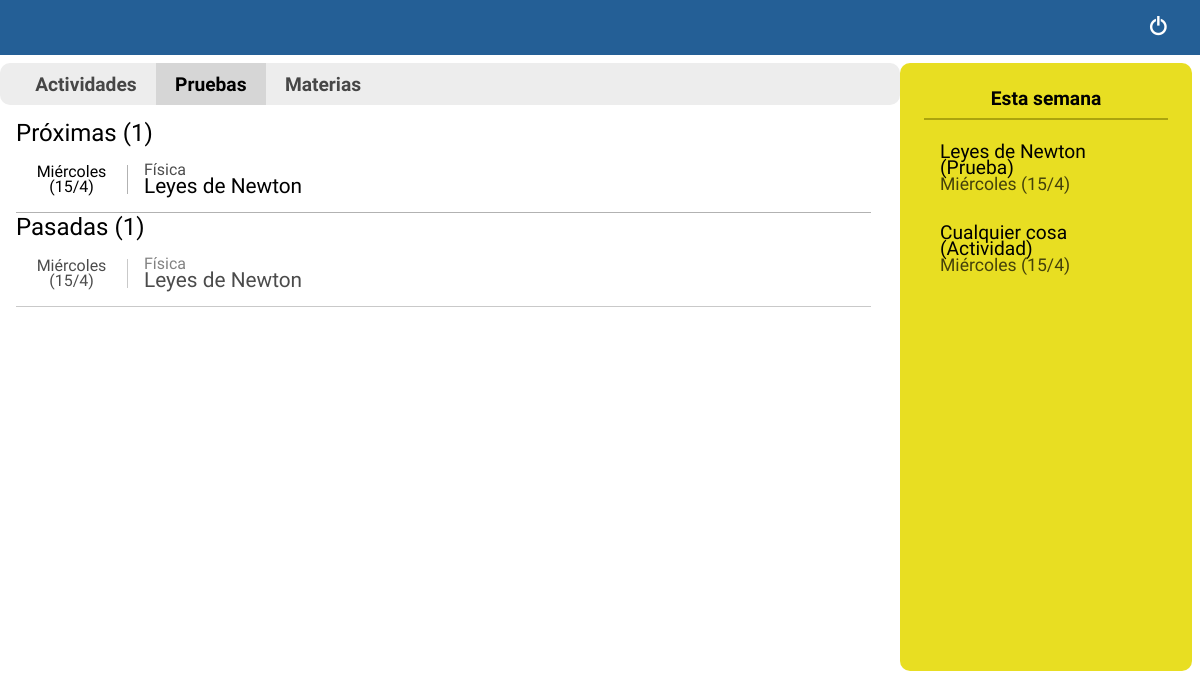
The page /tests/ on the database its author committed.
### task/models.py (models this page shows, shortened)
class Task(models.Model):
    title = models.CharField(max_length=50)
    time = models.DateField(blank=True, null=True)
    description = models.TextField(blank=True, null=True, max_length=1000)
    type_task = models.CharField(max_length=20)
    subject = models.ForeignKey(Subject, blank=True, null=True, on_delete=models.CASCADE)

class Subject(models.Model):
    name = models.CharField(max_length=70)
    color = models.CharField(max_length=7)
    teacher = models.CharField(max_length=50)
    schedule = models.FileField(null=True, blank=True, upload_to='media/')
    days = models.CharField(max_length=100, default='none')

### task/views.py (the view)
# urls.py: path('tests/', views_task.TestsListView.as_view(), name='tests'),
class TestsListView(ListView):
    template_name='task/tasks.html'
    model=Task
    def get_queryset(self):
        return Task.objects.filter(type_task='test', time__gte=datetime.datetime.now()).order_by('-time')
    def get_context_data(self, **kwargs):
        context = super().get_context_data(**kwargs)
        date = datetime.date.today()
        start_week = date - datetime.timedelta(date.weekday())
        end_week = start_week + datetime.timedelta(7)
        context["week"] = Task.objects.filter(time__range=[start_week, end_week])
        context['task_dones'] = Task.objects.filter(type_task='test', time__lte=datetime.datetime.now()).order_by('-time')
        context['q_dones'] = len(context['task_dones'])
        context['q_undones'] = len(self.get_queryset())
        context['type_task'] = 'test'
        return context

### templates/task/tasks.html (shortened to what this page needs)
{% extends 'task/reminders.html' %}
{% load static %}
{% block link1 %}{% static "css/tasks.css" %}{% endblock link1 %}
{% block main %}
    <div class="task-container">
        <div class="task-undones">
        {% if type_task == 'task' %}
            <h2 class='task-undones-title'>Pendientes (<span class='undones-length'>{{q_undones}}</span>)</h2>
        {% else %}
            <h2 class='task-undones-title'>Próximas (<span class='undones-length'>{{q_undones}}</span>)</h2>
        {% endif %}
        {% if object_list %}
            {% for task in object_list %}
                <div class="task">
                    <a href="{% url 'detail_task' task.id %}" class='link'></a>
                    <div class="task-left">
                        <div class="task-date">
                            <div class="task-day">{{task.time|date:'l'}}</div>
                            <div class="task-daymonth">({{task.time|date:'j/n' }})</div>
                        </div>
                        <div class="task-info">
                            <div class="task-subject">{{task.subject.name}}</div>
                            <div class="task-name">{{task.title}}</div>
                        </div>
                    </div>
                </div>
            {% endfor %}
        {% endif %}
        </div>
            <div class="task-dones">
                {% if type_task == 'task' %}
                    <h2 class='task-dones-title'>Terminadas (<span class='dones-length'>{{q_dones}}</span>)</h2>
                {% else %}
                    <h2 class='task-dones-title'>Pasadas (<span class='dones-length'>{{q_dones}}</span>)</h2>
                {% endif %}
            {% if task_dones %}
                {% for task in task_dones %}
                    <div class="task">
                        {% if type_task == 'task' %}
                            <a href="{% url 'detail_task' task.task.id %}" class='link'></a>
                        {% else %}
                            <a href="{% url 'detail_task' task.id %}" class='link'></a>
                        {% endif %}
                        <div class="task-left">
                            <div class="task-date">
                                <div class="task-day">{{task.time|date:'l'}}</div>
                                <div class="task-daymonth">({{task.time|date:'j/n' }})</div>
                            </div>
                            <div class="task-info">
                                {% if type_task == 'task' %}
                                    <div class="task-subject">{{task.task.subject.name}}</div>
                                    <div class="task-name">{{task.task.title}}</div>
                                {% else %}
                                    <div class="task-subject">{{task.subject.name}}</div>
                                    <div class="task-name">{{task.title}}</div>
                                {% endif %}
                            </div>
                        </div>
                    </div>
                {% endfor %}
            {% endif %}
        </div>
    </div>
{% endblock main %}

### templates/task/reminders.html (shortened to what this page needs)
{% load static %}
<!DOCTYPE html>
<html lang="en">
<head>
    <link rel="stylesheet" href="{% static "css/reminders.css" %}">
    <link rel="stylesheet" href="{% static "fonts/style.css" %}">
    <link rel="stylesheet" href="{% block link1 %}{% endblock link1 %}">
    <link rel="stylesheet" href="{% block link2 %}{% endblock link2 %}">
    <link rel="stylesheet" href="{% block link3 %}{% endblock link3 %}">
</head>
<body>
    <header>
        <div class='heading-container'>
            <div class="heading-right">
                <a href="{% url 'logout' %}"><span class="icon-switch"></span></a>
            </div>
        </div>
    </header>
    <div class="main-container">
        <nav>
            <div class="nav-list-container">
                <ul class="nav-list">
                    <li class='nav-item tasks-nav'><a href="{% url 'tasks' %}">Actividades</a></li>
                    <li class='nav-item tests-nav'><a href="{% url 'tests' %}">Pruebas</a></li>
                    <li class='nav-item subjects-nav'><a href="{% url 'subjects' %}">Materias</a></li>
                </ul>
            </div>
        </nav>
        <aside>
            <div class="sidebar-container">
                <h4 class='sidebar-title'>Esta semana</h4>
                <hr>
                <ul class='sidebar-list'>
                    {% if week %}
                        {% for task in week %}
                            <li class='sidebar-task'>
                                <a href="{% url 'detail_task' task.id %}">
                                    <div class='sidebar-task-name'>{{task.title}}
                                        {% if task.type_task == 'test' %}
                                        (Prueba)
                                        {% else %}
                                        (Actividad)
                                        {% endif %}
                                    </div>
                                    <small class='sidebar-task-date'>{{task.time|date:'l'}} ({{task.time|date:'j/n'}})</small>
                                </a>
                            </li>
                        {% endfor %}
                    {% else %}
                        <div class="noContent">No hay tareas esta semana</div>
                    {% endif %}
                </ul>
            </div>
        </aside>
        <main>
            {% block main %}{% endblock main %}
        </main>
    </div>
</body>
</html>

### static/css/reminders.css (style rules this page uses)
* { padding:0; margin:0; font-family: 'Baloo 2', cursive; box-sizing: border-box; }
a { text-decoration: none; color:#000; }
ul { list-style: none; }
.main-container { display: grid; grid-template-columns: 3fr 1fr; grid-template-rows: 5em; position: relative; overflow: hidden; min-height: 100vh; }
.heading-container { display:flex; background-color: #245f96; justify-content: space-between; padding:1em 2em; align-items: center; color:#FFF; }
.heading-right>a { font-size: 1.2em; color:#FFF; }
.nav-list { display: flex; height:100%; width:95%; margin:auto; background-color:#ededed; border-radius: 10px; margin-top: .5em; padding: 0 1em; width: 100%; }
.nav-item { font-size: 1.2em; font-weight: 700; opacity: .7; transition: .5s; padding:.5em 1em; }
aside { padding:1.5em; background-color: rgba(230, 219, 10, 0.9); border-radius: 10px; height:70vh; margin-top: .5em; margin-right: .5em; grid-row: span 2; overflow: visible; transition:.5s; z-index: 1; box-sizing: content-box; }
.sidebar-title { text-align: center; font-size: 1.2em; }
.sidebar-container>hr { border:.5px solid rgba(161, 154, 10, 0.85); margin:.5em 0; }
.sidebar-task a { display:block; padding:1em; position:relative; line-height: 1em; transition: .5s; }
.sidebar-task-name { font-size: 1.2em; }
.sidebar-task-date { font-size: 1.1em; opacity: .7; }
.link { position: absolute; width: 100%; height: 100%; }
main { margin:1em; margin-top: -1em; }

### static/css/tasks.css (style rules this page uses)
main { width:95%; position: relative; }
.task-container { position: relative; width:100%; }
.task { display:flex; justify-content: space-between; line-height: .9; padding: 1em 0; align-items: center; transition: .5s; position: relative; border-bottom: 1px solid rgba(0,0,0,.3); }
.task-left { display:flex; margin-left: 1em; }
.task-date { text-align: center; align-self: center; justify-self: center; border-right: 1px solid rgba(0,0,0,.3); padding-right:1em; pointer-events: none; width:6em; }
.task-info { display:block; margin-left: 1em; word-wrap: break-word; pointer-events: none; }
.task-subject { opacity: .7; pointer-events: none; }
.task-name { font-size: 1.3em; }
.link { width: 90% !important; }
.task-dones-title, .task-undones-title { font-weight: 500; }
.task-dones .task { opacity: .7; }

### rows shown on the page
Task: title "Leyes de Newton", type_task "(Prueba)", time "Miércoles", time "15/4", subject.name "Física"
Task: title "Cualquier cosa", type_task "(Actividad)", time "Miércoles", time "15/4"

### other values the page prints
{{ q_undones }} "1"
{{ q_dones }} "1"
